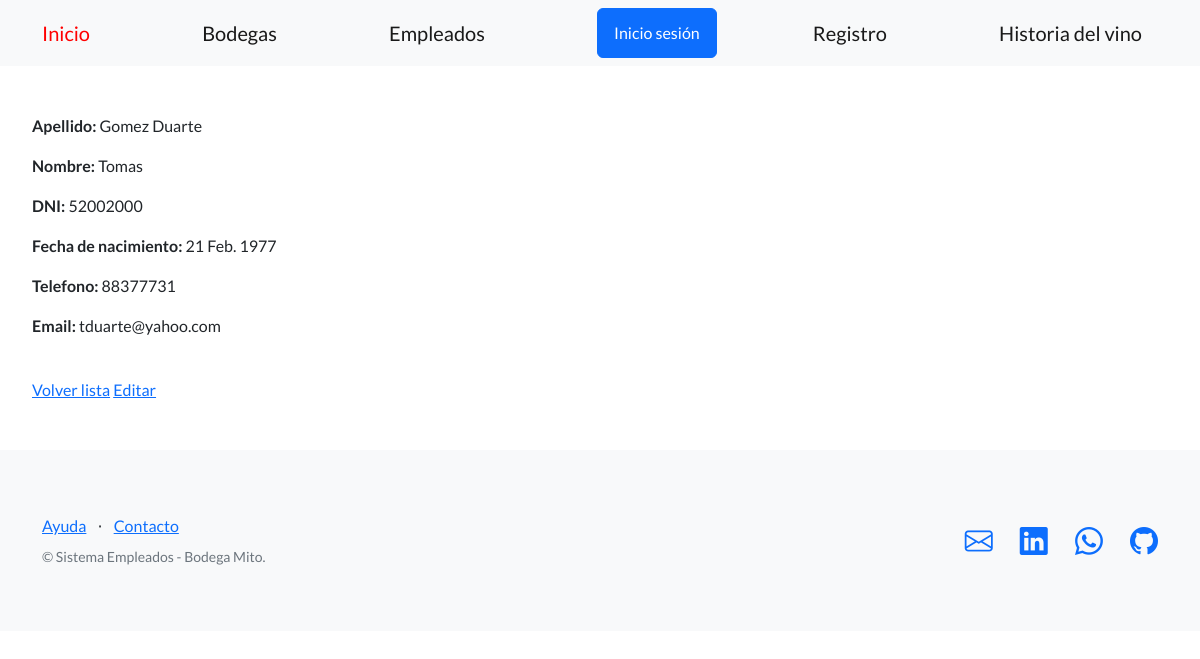
Page /empleados/empleados/1 on the committed database.
### control_empleados/models.py (models this page shows, shortened)
class Empleado(models.Model):
    apellido = models.CharField(max_length=256)
    nombre = models.CharField(max_length=256)
    email = models.EmailField(blank=True)
    telefono = models.CharField(max_length=20, blank=True, null=True)
    dni = models.CharField(max_length=32)
    fecha_nacimiento = models.DateField(null=True)

### control_empleados/views.py (the view)
# urls.py: path('empleados/<int:pk>', EmpleadoDetailView.as_view(), name='ver_empleados'),
class EmpleadoDetailView(DetailView):
    model = Empleado
    success_url = reverse_lazy('lista_empleados')

### control_empleados/templates/control_empleados/empleado_detail.html
{% extends "base.html" %}
{% block contenido %}
<p>
 <strong>Apellido:</strong> {{object.apellido}}
</p>
<p>
 <strong>Nombre:</strong> {{object.nombre}}
</p>
<p>
 <strong>DNI:</strong> {{object.dni}}
</p>
<p>
 <strong>Fecha de nacimiento:</strong> {{object.fecha_nacimiento}}
</p>
<p>
 <strong>Telefono:</strong> {{object.telefono}}
</p>
<p>
 <strong>Email:</strong> {{object.email}}
</p>
<br>
<a href="{% url 'lista_empleados' %}">Volver lista</a>
<a href="{% url 'editar_empleado' object.id  %}">Editar</a>
{% endblock contenido %}

### rows in the picture
Empleado: apellido "Gomez Duarte", nombre "Tomas", dni "52002000", fecha_nacimiento "21 Feb. 1977", telefono "88377731", email "tduarte@yahoo.com"
